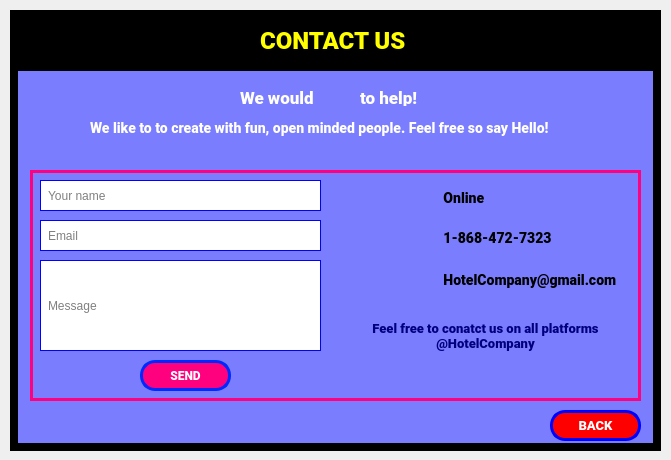
<?xml version="1.0" encoding="UTF-8"?>
<ui version="4.0">
 <class>contactInfoScreen_Dialog</class>
 <widget class="QDialog" name="contactInfoScreen_Dialog">
  <property name="geometry">
   <rect>
    <x>0</x>
    <y>0</y>
    <width>671</width>
    <height>460</height>
   </rect>
  </property>
  <property name="windowTitle">
   <string>Dialog</string>
  </property>
  <widget class="QWidget" name="contactInfoScreen" native="true">
   <property name="geometry">
    <rect>
     <x>10</x>
     <y>10</y>
     <width>651</width>
     <height>441</height>
    </rect>
   </property>
   <property name="styleSheet">
    <string notr="true">border: 8px solid black;
background-color: rgb(123, 125, 255);
</string>
   </property>
   <widget class="QLabel" name="contactInfo_txt">
    <property name="geometry">
     <rect>
      <x>250</x>
      <y>20</y>
      <width>161</width>
      <height>21</height>
     </rect>
    </property>
    <property name="styleSheet">
     <string notr="true">font-family: Roboto;
font-style: normal;
font-weight: 900;
font-size: 24px;
border: none;
background-color: none;
color: yellow;</string>
    </property>
    <property name="text">
     <string>CONTACT US</string>
    </property>
   </widget>
   <widget class="QLabel" name="address_label">
    <property name="geometry">
     <rect>
      <x>430</x>
      <y>180</y>
      <width>71</width>
      <height>16</height>
     </rect>
    </property>
    <property name="styleSheet">
     <string notr="true">font-family: Roboto;
font-style: normal;
font-weight: 900;
font-size: 14px;
text-align: center;
color: #000000;
border: none;
background-color: none;</string>
    </property>
    <property name="text">
     <string> Online</string>
    </property>
   </widget>
   <widget class="QLabel" name="email_label">
    <property name="geometry">
     <rect>
      <x>430</x>
      <y>260</y>
      <width>191</width>
      <height>21</height>
     </rect>
    </property>
    <property name="styleSheet">
     <string notr="true">font-family: Roboto;
font-style: normal;
font-weight: 900;
font-size: 14px;
text-align: center;
color: #000000;
border: none;
background-color: none;</string>
    </property>
    <property name="text">
     <string> HotelCompany@gmail.com</string>
    </property>
   </widget>
   <widget class="QPushButton" name="contactInfoBackBtn">
    <property name="geometry">
     <rect>
      <x>540</x>
      <y>400</y>
      <width>91</width>
      <height>31</height>
     </rect>
    </property>
    <property name="styleSheet">
     <string notr="true">background: red;
border: 3px solid blue;
box-sizing: border-box;
border-radius: 15px;
font-family: Roboto;
font-style: normal;
font-weight: 900;
font-size: 13px;
text-align: center;
color: white;</string>
    </property>
    <property name="text">
     <string>BACK</string>
    </property>
   </widget>
   <widget class="QLabel" name="label">
    <property name="geometry">
     <rect>
      <x>0</x>
      <y>0</y>
      <width>651</width>
      <height>61</height>
     </rect>
    </property>
    <property name="styleSheet">
     <string notr="true">background-color: balck;
border-bottom: 2px solid black;</string>
    </property>
    <property name="text">
     <string/>
    </property>
   </widget>
   <widget class="QLabel" name="contactNo_label">
    <property name="geometry">
     <rect>
      <x>430</x>
      <y>220</y>
      <width>121</width>
      <height>16</height>
     </rect>
    </property>
    <property name="styleSheet">
     <string notr="true">font-family: Roboto;
font-style: normal;
font-weight: 900;
font-size: 14px;
text-align: center;
color: #000000;
border: none;
background-color: none;</string>
    </property>
    <property name="text">
     <string> 1-868-472-7323</string>
    </property>
   </widget>
   <widget class="QLabel" name="location_icon">
    <property name="geometry">
     <rect>
      <x>390</x>
      <y>180</y>
      <width>21</width>
      <height>21</height>
     </rect>
    </property>
    <property name="styleSheet">
     <string notr="true">background-color: none;
border: none;</string>
    </property>
    <property name="text">
     <string/>
    </property>
    <property name="pixmap">
     <pixmap>../Sketch imgs/location.png</pixmap>
    </property>
    <property name="scaledContents">
     <bool>true</bool>
    </property>
   </widget>
   <widget class="QLabel" name="phone_icon">
    <property name="geometry">
     <rect>
      <x>390</x>
      <y>220</y>
      <width>21</width>
      <height>21</height>
     </rect>
    </property>
    <property name="styleSheet">
     <string notr="true">background-color: none;
border: none;</string>
    </property>
    <property name="text">
     <string/>
    </property>
    <property name="pixmap">
     <pixmap>../Sketch imgs/phone.png</pixmap>
    </property>
    <property name="scaledContents">
     <bool>true</bool>
    </property>
   </widget>
   <widget class="QLabel" name="email_icon">
    <property name="geometry">
     <rect>
      <x>390</x>
      <y>260</y>
      <width>21</width>
      <height>21</height>
     </rect>
    </property>
    <property name="styleSheet">
     <string notr="true">background-color: none;
border: none;</string>
    </property>
    <property name="text">
     <string/>
    </property>
    <property name="pixmap">
     <pixmap>../Sketch imgs/email.png</pixmap>
    </property>
    <property name="scaledContents">
     <bool>true</bool>
    </property>
   </widget>
   <widget class="QLabel" name="heart">
    <property name="geometry">
     <rect>
      <x>320</x>
      <y>80</y>
      <width>21</width>
      <height>21</height>
     </rect>
    </property>
    <property name="styleSheet">
     <string notr="true">background-color: none;
border: none;</string>
    </property>
    <property name="text">
     <string/>
    </property>
    <property name="pixmap">
     <pixmap>../Sketch imgs/heart1.png</pixmap>
    </property>
    <property name="scaledContents">
     <bool>true</bool>
    </property>
   </widget>
   <widget class="QLabel" name="twitter_icon">
    <property name="geometry">
     <rect>
      <x>440</x>
      <y>350</y>
      <width>21</width>
      <height>21</height>
     </rect>
    </property>
    <property name="styleSheet">
     <string notr="true">background-color: none;
border: none;</string>
    </property>
    <property name="text">
     <string/>
    </property>
    <property name="pixmap">
     <pixmap>../Sketch imgs/twitter.png</pixmap>
    </property>
    <property name="scaledContents">
     <bool>true</bool>
    </property>
   </widget>
   <widget class="QLabel" name="gmail_icon">
    <property name="geometry">
     <rect>
      <x>470</x>
      <y>350</y>
      <width>21</width>
      <height>21</height>
     </rect>
    </property>
    <property name="styleSheet">
     <string notr="true">background-color: none;
border: none;</string>
    </property>
    <property name="text">
     <string/>
    </property>
    <property name="pixmap">
     <pixmap>../Sketch imgs/gmail.png</pixmap>
    </property>
    <property name="scaledContents">
     <bool>true</bool>
    </property>
   </widget>
   <widget class="QLabel" name="instagram_icon">
    <property name="geometry">
     <rect>
      <x>500</x>
      <y>350</y>
      <width>21</width>
      <height>21</height>
     </rect>
    </property>
    <property name="styleSheet">
     <string notr="true">background-color: none;
border: none;</string>
    </property>
    <property name="text">
     <string/>
    </property>
    <property name="pixmap">
     <pixmap>../Sketch imgs/ig.png</pixmap>
    </property>
    <property name="scaledContents">
     <bool>true</bool>
    </property>
   </widget>
   <widget class="QLabel" name="logo">
    <property name="geometry">
     <rect>
      <x>30</x>
      <y>10</y>
      <width>41</width>
      <height>41</height>
     </rect>
    </property>
    <property name="styleSheet">
     <string notr="true">background-color: none;
border: none;</string>
    </property>
    <property name="text">
     <string/>
    </property>
    <property name="pixmap">
     <pixmap>../Sketch imgs/official-taxi-logo.png</pixmap>
    </property>
    <property name="scaledContents">
     <bool>true</bool>
    </property>
   </widget>
   <widget class="QLineEdit" name="nameLineEdit">
    <property name="geometry">
     <rect>
      <x>30</x>
      <y>170</y>
      <width>281</width>
      <height>31</height>
     </rect>
    </property>
    <property name="styleSheet">
     <string notr="true">border: 1px solid blue;
background-color: white;
color: grey;
padding: 5px;</string>
    </property>
    <property name="text">
     <string>Your name</string>
    </property>
   </widget>
   <widget class="QLineEdit" name="messageLineEdit">
    <property name="geometry">
     <rect>
      <x>30</x>
      <y>250</y>
      <width>281</width>
      <height>91</height>
     </rect>
    </property>
    <property name="styleSheet">
     <string notr="true">border: 1px solid blue;
background-color: white;
color: grey;
padding: 5px;</string>
    </property>
    <property name="text">
     <string>Message</string>
    </property>
   </widget>
   <widget class="QLineEdit" name="emailLineEdit">
    <property name="geometry">
     <rect>
      <x>30</x>
      <y>210</y>
      <width>281</width>
      <height>31</height>
     </rect>
    </property>
    <property name="styleSheet">
     <string notr="true">border: 1px solid blue;
background-color: white;
color: grey;
padding: 5px;</string>
    </property>
    <property name="text">
     <string>Email</string>
    </property>
   </widget>
   <widget class="QPushButton" name="sendBtn">
    <property name="geometry">
     <rect>
      <x>130</x>
      <y>350</y>
      <width>91</width>
      <height>31</height>
     </rect>
    </property>
    <property name="styleSheet">
     <string notr="true">background-color: rgb(255, 0, 127);
border: 3px solid #0029FF;
box-sizing: border-box;
border-radius: 15px;
font-family: Roboto;
font-style: normal;
font-weight: 900;
font-size: 12px;
text-align: center;
color: white;</string>
    </property>
    <property name="text">
     <string>SEND</string>
    </property>
   </widget>
   <widget class="QLabel" name="label_2">
    <property name="geometry">
     <rect>
      <x>230</x>
      <y>80</y>
      <width>91</width>
      <height>16</height>
     </rect>
    </property>
    <property name="styleSheet">
     <string notr="true">font-family: Roboto;
font-style: normal;
font-weight: 900;
font-size: 17px;
text-align: center;
border: none;
color: white;
background-color:none;</string>
    </property>
    <property name="text">
     <string>We would</string>
    </property>
   </widget>
   <widget class="QLabel" name="label_7">
    <property name="geometry">
     <rect>
      <x>350</x>
      <y>80</y>
      <width>71</width>
      <height>16</height>
     </rect>
    </property>
    <property name="styleSheet">
     <string notr="true">font-family: Roboto;
font-style: normal;
font-weight: 900;
font-size: 17px;
text-align: center;
border: none;
color: white;
background-color:none;</string>
    </property>
    <property name="text">
     <string>to help!</string>
    </property>
   </widget>
   <widget class="QLabel" name="slogan">
    <property name="geometry">
     <rect>
      <x>80</x>
      <y>110</y>
      <width>501</width>
      <height>16</height>
     </rect>
    </property>
    <property name="styleSheet">
     <string notr="true">font-family: Roboto;
font-style: normal;
font-weight: 900;
font-size: 14px;
text-align: center;
border: none;
color: white;
background-color:none;
</string>
    </property>
    <property name="text">
     <string>We like to to create with fun, open minded people. Feel free so say Hello!</string>
    </property>
   </widget>
   <widget class="QLabel" name="label_13">
    <property name="geometry">
     <rect>
      <x>20</x>
      <y>160</y>
      <width>611</width>
      <height>231</height>
     </rect>
    </property>
    <property name="styleSheet">
     <string notr="true">background-color: none;
border: 3px solid rgb(255, 0, 127);</string>
    </property>
    <property name="text">
     <string/>
    </property>
   </widget>
   <widget class="QLabel" name="slogan1">
    <property name="geometry">
     <rect>
      <x>350</x>
      <y>310</y>
      <width>251</width>
      <height>31</height>
     </rect>
    </property>
    <property name="styleSheet">
     <string notr="true">font-family: Roboto;
font-style: normal;
font-weight: 900;
font-size: 13px;
text-align: center;
border: none;
color: rgb(0, 0, 127);
background-color:none;
</string>
    </property>
    <property name="text">
     <string>&lt;html&gt;&lt;head/&gt;&lt;body&gt;&lt;p align=&quot;center&quot;&gt;Feel free to conatct us on all platforms &lt;br/&gt;@HotelCompany&lt;/p&gt;&lt;/body&gt;&lt;/html&gt;</string>
    </property>
   </widget>
   <zorder>label_13</zorder>
   <zorder>label</zorder>
   <zorder>contactInfo_txt</zorder>
   <zorder>address_label</zorder>
   <zorder>email_label</zorder>
   <zorder>contactInfoBackBtn</zorder>
   <zorder>contactNo_label</zorder>
   <zorder>location_icon</zorder>
   <zorder>phone_icon</zorder>
   <zorder>email_icon</zorder>
   <zorder>heart</zorder>
   <zorder>twitter_icon</zorder>
   <zorder>gmail_icon</zorder>
   <zorder>instagram_icon</zorder>
   <zorder>logo</zorder>
   <zorder>nameLineEdit</zorder>
   <zorder>messageLineEdit</zorder>
   <zorder>emailLineEdit</zorder>
   <zorder>sendBtn</zorder>
   <zorder>label_2</zorder>
   <zorder>label_7</zorder>
   <zorder>slogan</zorder>
   <zorder>slogan1</zorder>
  </widget>
 </widget>
 <resources/>
 <connections/>
</ui>
